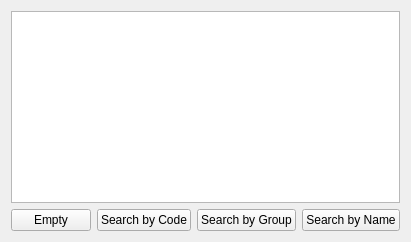
                  <widget class="QWidget" name="tab_5">
                   <attribute name="title">
                    <string>Items</string>
                   </attribute>
                   <layout class="QGridLayout" name="gridLayout_10">
                    <item row="1" column="4">
                     <widget class="QPushButton" name="searchItemByCodeButton">
                      <property name="text">
                       <string>Search by Code</string>
                      </property>
                     </widget>
                    </item>
                    <item row="1" column="3">
                     <widget class="QPushButton" name="searchItemsByCityButton">
                      <property name="text">
                       <string>Empty</string>
                      </property>
                     </widget>
                    </item>
                    <item row="1" column="5">
                     <widget class="QPushButton" name="searchItemByGroupButton">
                      <property name="text">
                       <string>Search by Group</string>
                      </property>
                     </widget>
                    </item>
                    <item row="1" column="6">
                     <widget class="QPushButton" name="searchForItemButton">
                      <property name="text">
                       <string>Search by Name</string>
                      </property>
                     </widget>
                    </item>
                    <item row="0" column="3" colspan="4">
                     <widget class="QTableView" name="tableView">
                      <property name="selectionMode">
                       <enum>QAbstractItemView::SingleSelection</enum>
                      </property>
                      <property name="selectionBehavior">
                       <enum>QAbstractItemView::SelectRows</enum>
                      </property>
                      <property name="iconSize">
                       <size>
                        <width>50</width>
                        <height>50</height>
                       </size>
                      </property>
                      <property name="sortingEnabled">
                       <bool>true</bool>
                      </property>
                      <attribute name="horizontalHeaderCascadingSectionResizes">
                       <bool>true</bool>
                      </attribute>
                      <attribute name="horizontalHeaderStretchLastSection">
                       <bool>true</bool>
                      </attribute>
                      <attribute name="verticalHeaderCascadingSectionResizes">
                       <bool>false</bool>
                      </attribute>
                     </widget>
                    </item>
                   </layout>
                  </widget>
